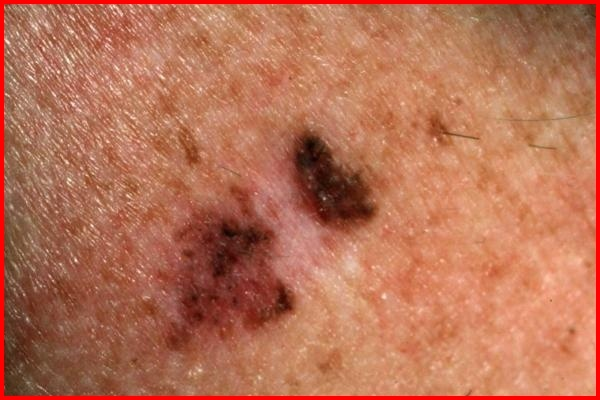
#> input picture test.jpg, 600 x 400 px, given in place of the camera
$ jupyter execute Untitled1.ipynb   (older library calls are emulated)
#> lines starting #> are read from the running program, lines starting #| are printed output that depends on the picture; after the words box and inside, x2 and y2 are one past the last pixel; in counts of white or black regions, pixels touching at a corner belong together
[cell 1]
from __future__ import division
import cv2
import numpy as np
import time

def nothing(*arg):
        pass

FRAME_WIDTH = 320
FRAME_HEIGHT = 240

# [6 lines of commented-out code are left out]
icol = (0, 0, 0, 255, 255, 255)   # New start

cv2.namedWindow('colorTest')
# Lower range colour sliders.
cv2.createTrackbar('lowHue', 'colorTest', icol[0], 255, nothing)
#> slider 'lowHue' is set to 51
cv2.createTrackbar('lowSat', 'colorTest', icol[1], 255, nothing)
#> slider 'lowSat' is set to 51
cv2.createTrackbar('lowVal', 'colorTest', icol[2], 255, nothing)
#> slider 'lowVal' is set to 51
# Higher range colour sliders.
cv2.createTrackbar('highHue', 'colorTest', icol[3], 255, nothing)
cv2.createTrackbar('highSat', 'colorTest', icol[4], 255, nothing)
cv2.createTrackbar('highVal', 'colorTest', icol[5], 255, nothing)

# Initialize webcam. Webcam 0 or webcam 1 or ...
vidCapture = cv2.VideoCapture(0)
vidCapture.set(cv2.CAP_PROP_FRAME_WIDTH,FRAME_WIDTH)
vidCapture.set(cv2.CAP_PROP_FRAME_HEIGHT,FRAME_HEIGHT)

while True:
    timeCheck = time.time()
    # Get HSV values from the GUI sliders.
    lowHue = cv2.getTrackbarPos('lowHue', 'colorTest')
    lowSat = cv2.getTrackbarPos('lowSat', 'colorTest')
    lowVal = cv2.getTrackbarPos('lowVal', 'colorTest')
    highHue = cv2.getTrackbarPos('highHue', 'colorTest')
    highSat = cv2.getTrackbarPos('highSat', 'colorTest')
    highVal = cv2.getTrackbarPos('highVal', 'colorTest')

    # Get webcam frame
    _, frame = vidCapture.read()
#> frame is the input picture: shape (400, 600, 3); mean B, G, R 84.9, 112.6, 183.7

    # Show the original image.
    cv2.imshow('frame', frame)

    # Convert the frame to HSV colour model.
    frameHSV = cv2.cvtColor(frame, cv2.COLOR_BGR2HSV)
#> frameHSV: shape (400, 600, 3); mean H, S, V 8.8, 138.4, 183.7

    # HSV values to define a colour range we want to create a mask from.
    colorLow = np.array([lowHue,lowSat,lowVal])
    colorHigh = np.array([highHue,highSat,highVal])
    mask = cv2.inRange(frameHSV, colorLow, colorHigh)
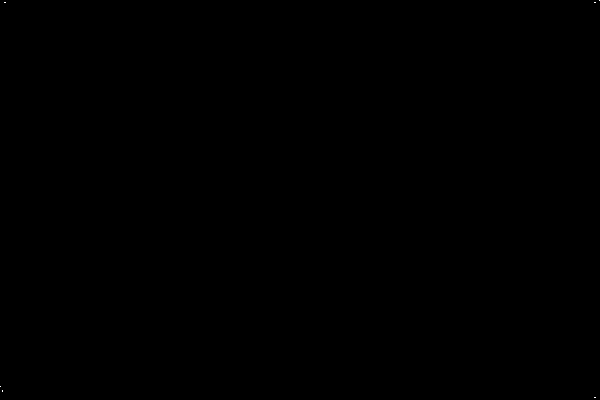
#> mask: shape (400, 600); 0% white in thin lines or dots
    # Show the first mask
    cv2.imshow('mask-plain', mask)

    im2, contours, hierarchy = cv2.findContours(mask, cv2.RETR_TREE, cv2.CHAIN_APPROX_SIMPLE)
#> contours = 6 contours, all with area under 20

    contour_sizes = [(cv2.contourArea(contour), contour) for contour in contours]
#> contour_sizes = [(0, [[594, 397], [595, 397]]), (0, [[2, 390], [2, 391]]), (0, [[0, 386]]), (0, [[594, 2], [595, 2]]), (0, [[4, 2], [5, 2]]), (0, [[599, 0]])]
    biggest_contour = max(contour_sizes, key=lambda x: x[0])[1]
#> biggest_contour = [[594, 397], [595, 397]]

    #cv2.drawContours(frame, biggest_contour, -1, (0,255,0), 3)

    x,y,w,h = cv2.boundingRect(biggest_contour)
#> x = 594; y = 397; w = 2; h = 1
    cv2.rectangle(frame,(x,y),(x+w,y+h),(0,255,0),2)
#> frame: shape (400, 600, 3); 0.01% of pixels changed, all inside (x1, y1, x2, y2) = (593, 396, 598, 400)

    # [8 lines of commented-out code are left out]
    cv2.imshow('colorTest', frame)

    k = cv2.waitKey(5) & 0xFF
#> (key Esc is pressed here)
    if k == 27:
        break
    print('fps - ', 1/(time.time() - timeCheck))

cv2.destroyAllWindows()
vidCapture.release()
